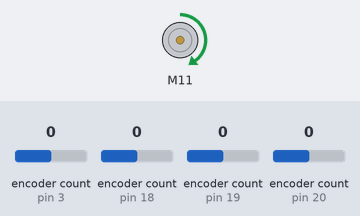
A sketch run on a simulated Arduino Mega 2560, built with avr-gcc and run on an emulated ATmega2560. On the bench: DC motor (green arrow = forward, orange = backward, longer = faster). The test bench sets the inputs (shaded band); at power-on: encoder count (sensors on pin 3, pin 18, pin 19, pin 20) 0. What the sketch prints to the serial monitor is not drawn.

Above: at 0.1 s.
Timing chart, 0 to 1.6 s (numbered marks = the images above):
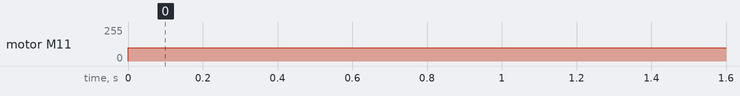

The sketch:

quad_motor_encoder.ino
```cpp
// Mechatronics - Spring 2022
// Runs on Arduino Mega with two DRV8833 motor drivers.
// Spins 4 motors, forwards and backwards, and reads encoder data.
// Uses these libraries:
// https://github.com/TheArduinist/DRV8833
// https://github.com/PaulStoffregen/Encoder

#include <DRV8833.h>
#include <Encoder.h>

// enum
const int M1 = 1;
const int M2 = 2;
const int M3 = 3;
const int M4 = 4;

// motor speed/direction pins (PWM)
const int M1_FORWARD = 7;
const int M1_BACKWARD = 6;
const int M2_FORWARD = 9;
const int M2_BACKWARD = 8;
const int M3_FORWARD = 5;
const int M3_BACKWARD = 4;
const int M4_FORWARD = 11;
const int M4_BACKWARD = 10;

// motor encoder pins (interrupts for A)
const int M1_ENCODER_A = 3;
const int M1_ENCODER_B = 2;
const int M2_ENCODER_A = 18;
const int M2_ENCODER_B = 14;
const int M3_ENCODER_A = 19;
const int M3_ENCODER_B = 15;
const int M4_ENCODER_A = 20;
const int M4_ENCODER_B = 16;

// motor objects (A for 1&2, B for 3&4)
DRV8833 DRIVER_A = DRV8833();
DRV8833 DRIVER_B = DRV8833();

// encoder objects
Encoder M1_ENCODER(M1_ENCODER_A, M1_ENCODER_B);
Encoder M2_ENCODER(M2_ENCODER_A, M2_ENCODER_B);
Encoder M3_ENCODER(M3_ENCODER_A, M3_ENCODER_B);
Encoder M4_ENCODER(M4_ENCODER_A, M4_ENCODER_B);

void setup()
{
  // encoder pins already set

  DRIVER_A.attachMotorA(M1_FORWARD, M1_BACKWARD); // M1 pins
  DRIVER_A.attachMotorB(M2_FORWARD, M2_BACKWARD); // M2 pins
  DRIVER_B.attachMotorA(M3_FORWARD, M3_BACKWARD); // M3 pins
  DRIVER_B.attachMotorB(M4_FORWARD, M4_BACKWARD); // M4 pins

  Serial.begin(115200);
  Serial.println("Basic Encoder Test:");
}

void spin_motor(int motor, int target_speed)
{
  switch (motor)
  {
    case 1:
      if (target_speed > 0)
        DRIVER_A.motorAForward(target_speed);
      else
        DRIVER_A.motorAReverse(abs(target_speed));
      break;

    case 2:
      if (target_speed > 0)
        DRIVER_A.motorBForward(target_speed);
      else
        DRIVER_A.motorBReverse(abs(target_speed));
      break;

    case 3:
      if (target_speed > 0)
        DRIVER_B.motorAForward(target_speed);
      else
        DRIVER_B.motorAReverse(abs(target_speed));
      break;

    case 4:
      if (target_speed > 0)
        DRIVER_B.motorBForward(target_speed);
      else
        DRIVER_B.motorBReverse(abs(target_speed));
      break;

    default:
      break;
  }
}

long old_position = -999;

void read_encoder(Encoder encoder_object)
{
  Encoder current_encoder = encoder_object;

  long new_position = current_encoder.read(); // changed for desired motor
  if (new_position != old_position)
  {
    old_position = new_position;
    Serial.println(new_position);
  }
}

void loop()
{
  // drive motor and read encoder values
  // change desired motor/encoder to test
  spin_motor(M4, 100);
  read_encoder(M4_ENCODER);
}
```

Measured:
- by itself, motor M11: stopped → forward 100/255 at 0.00 s
